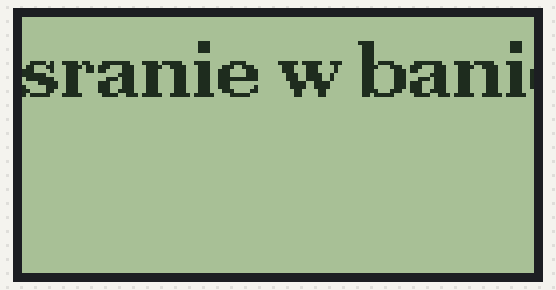
A sketch run on a simulated Arduino Uno, built with avr-gcc and run on an emulated ATmega328P. Shown: 128×64 one-colour display.

Above: at 0.1 s.

Measured:
- what the display in image 0 shows lasts 1.0 s, from 0.1 s to 1.1 s

The sketch:

MusicLCD_ver_0.0.0.4_2004_I2C.ino
```cpp
#include <U8g2lib.h>
#include <SPI.h>

// Define the display object
U8G2_ST7920_128X64_F_SW_SPI u8g2(U8G2_R0, /* clock=*/ 13, /* data=*/ 11, /* CS=*/ 10, /* reset=*/ 8);

void setup() {
  // Initialize the display
  u8g2.begin();

  // Set font and position
  u8g2.setFont(u8g2_font_ncenB14_tr);
  u8g2.setCursor(0, 20); // Adjust the position as needed
}

void loop() {
  // Clear the display
  u8g2.clearBuffer();

  // Write "sranie w banie"
  u8g2.print("sranie w banie");

  // Send the buffer to the display
  u8g2.sendBuffer();

  // Delay before refreshing the display
  delay(1000); // Adjust as needed
}
```
